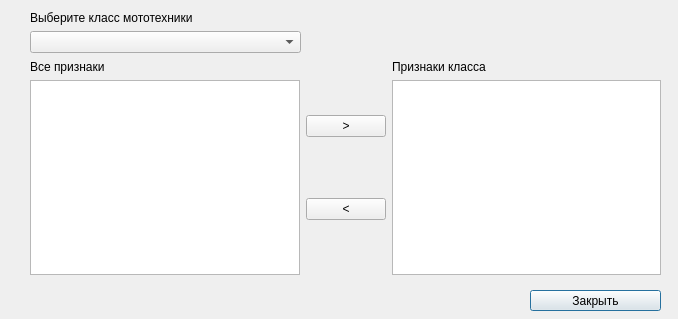
<?xml version="1.0" encoding="UTF-8"?>
<ui version="4.0">
 <class>Edittor_item3</class>
 <widget class="QDialog" name="Edittor_item3">
  <property name="geometry">
   <rect>
    <x>0</x>
    <y>0</y>
    <width>678</width>
    <height>319</height>
   </rect>
  </property>
  <property name="minimumSize">
   <size>
    <width>678</width>
    <height>319</height>
   </size>
  </property>
  <property name="maximumSize">
   <size>
    <width>678</width>
    <height>319</height>
   </size>
  </property>
  <property name="windowTitle">
   <string>Признаковое описание классов</string>
  </property>
  <widget class="QPushButton" name="pushButton_3">
   <property name="geometry">
    <rect>
     <x>530</x>
     <y>290</y>
     <width>131</width>
     <height>21</height>
    </rect>
   </property>
   <property name="text">
    <string>Закрыть</string>
   </property>
  </widget>
  <widget class="QWidget" name="layoutWidget">
   <property name="geometry">
    <rect>
     <x>30</x>
     <y>10</y>
     <width>271</width>
     <height>43</height>
    </rect>
   </property>
   <layout class="QVBoxLayout" name="verticalLayout">
    <item>
     <widget class="QLabel" name="label">
      <property name="text">
       <string>Выберите класс мототехники</string>
      </property>
     </widget>
    </item>
    <item>
     <widget class="QComboBox" name="comboBox"/>
    </item>
   </layout>
  </widget>
  <widget class="QWidget" name="layoutWidget">
   <property name="geometry">
    <rect>
     <x>30</x>
     <y>60</y>
     <width>631</width>
     <height>215</height>
    </rect>
   </property>
   <layout class="QHBoxLayout" name="horizontalLayout">
    <item>
     <layout class="QVBoxLayout" name="verticalLayout_2">
      <item>
       <widget class="QLabel" name="label_2">
        <property name="text">
         <string>Все признаки</string>
        </property>
       </widget>
      </item>
      <item>
       <widget class="QListWidget" name="listWidget"/>
      </item>
     </layout>
    </item>
    <item>
     <layout class="QVBoxLayout" name="verticalLayout_4">
      <item>
       <widget class="QPushButton" name="pushButton">
        <property name="text">
         <string>&gt;</string>
        </property>
       </widget>
      </item>
      <item>
       <widget class="QPushButton" name="pushButton_2">
        <property name="text">
         <string>&lt;</string>
        </property>
       </widget>
      </item>
     </layout>
    </item>
    <item>
     <layout class="QVBoxLayout" name="verticalLayout_3">
      <item>
       <widget class="QLabel" name="label_3">
        <property name="text">
         <string>Признаки класса</string>
        </property>
       </widget>
      </item>
      <item>
       <widget class="QListWidget" name="listWidget_2"/>
      </item>
     </layout>
    </item>
   </layout>
  </widget>
 </widget>
 <resources/>
 <connections/>
</ui>
